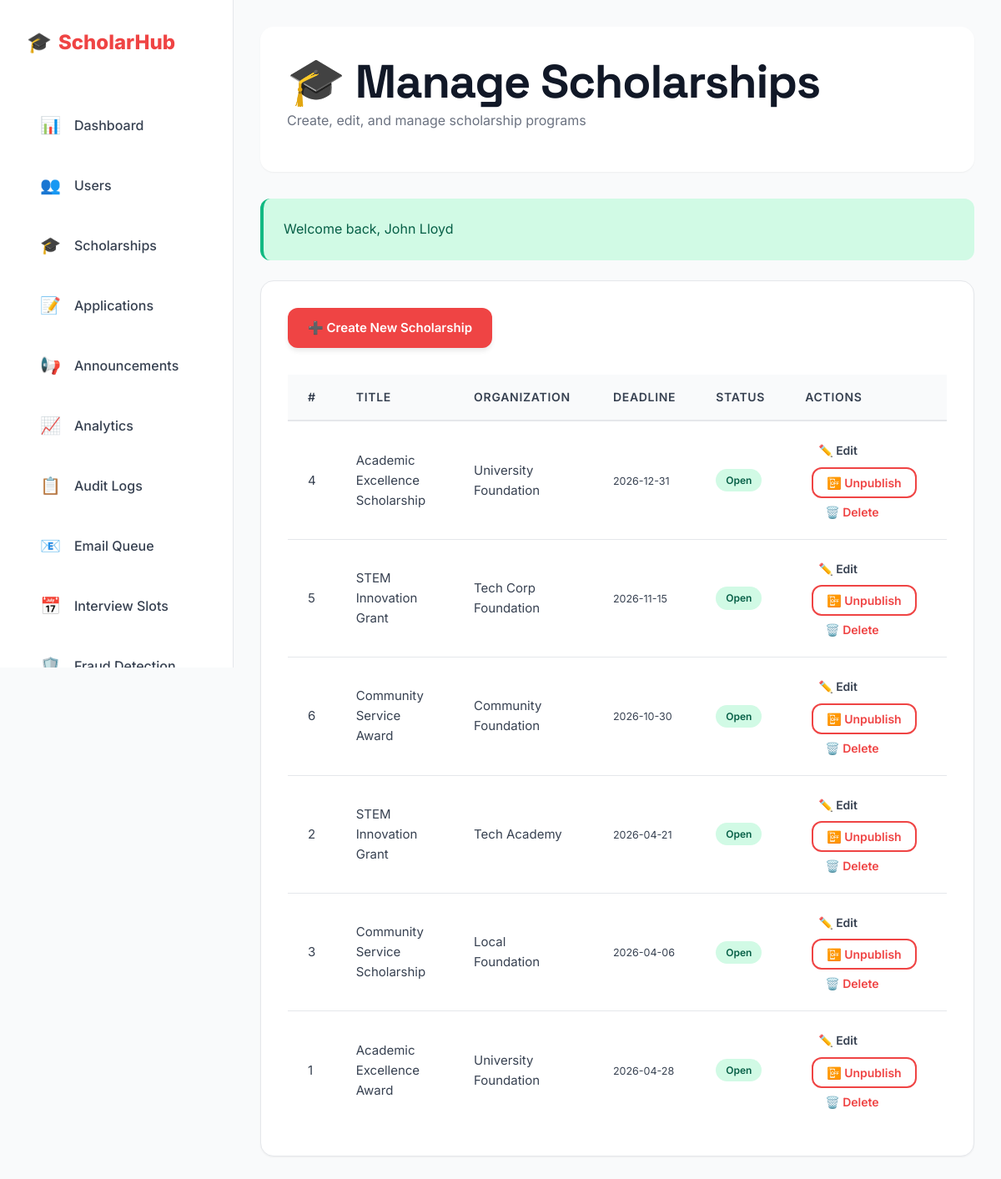
Screenshot of /staff/scholarships_manage.php (signed in) with the database file from the repository.
### tables this page shows
CREATE TABLE `scholarships` (
  `id` int(11) NOT NULL,
  `title` varchar(255) NOT NULL,
  `description` text NOT NULL,
  `organization` varchar(150) NOT NULL,
  `eligibility_requirements` text DEFAULT NULL,
  `renewal_requirements` text DEFAULT NULL,
  `amount` decimal(12,2) NOT NULL CHECK (`amount` > 0),
  `deadline` date NOT NULL,
  `status` enum('open','closed','cancelled') DEFAULT 'open',
  `created_by` int(11) NOT NULL,
  `created_at` datetime DEFAULT current_timestamp(),
  `updated_at` datetime DEFAULT current_timestamp() ON UPDATE current_timestamp()
);

### staff/scholarships_manage.php (the view, shortened to what this page needs)
<?php
$pdo = getPDO();
$stmt = $pdo->query('SELECT * FROM scholarships ORDER BY created_at DESC');
$schs = $stmt->fetchAll(PDO::FETCH_ASSOC);
?>
<?php
require_once __DIR__ . '/../includes/modern-header.php';
require_once __DIR__ . '/../includes/modern-sidebar.php';
?>
<div class="page-header">
  <h1>🎓 Manage Scholarships</h1>
  <p class="text-muted">Create, edit, and manage scholarship programs</p>
</div>
<?php if (!empty($_SESSION['success'])): ?>
  <div class="alert alert-success"><?= htmlspecialchars($_SESSION['success']); unset($_SESSION['success']); ?></div>
<?php endif; ?>
<div class="content-card">
  <div style="margin-bottom:var(--space-xl)">
    <a class="btn btn-primary" href="scholarship_form.php">➕ Create New Scholarship</a>
  </div>
  <table class="modern-table">
    <thead><tr><th>#</th><th>Title</th><th>Organization</th><th>Deadline</th><th>Status</th><th>Actions</th></tr></thead>
    <tbody>
      <?php foreach($schs as $s): ?>
        <tr>
          <td><?= (int)$s['id'] ?></td>
          <td><?= htmlspecialchars($s['title']) ?></td>
          <td><?= htmlspecialchars($s['organization'] ?? '') ?></td>
          <td><small><?= htmlspecialchars($s['deadline'] ?? '—') ?></small></td>
          <td><span class="status-badge status-<?= strtolower($s['status'] ?? 'pending') ?>"><?= htmlspecialchars(ucfirst($s['status'] ?? '')) ?></span></td>
          <td>
            <a class="btn btn-ghost btn-sm" href="scholarship_form.php?id=<?= (int)$s['id'] ?>">✏️ Edit</a>
            <form method="post" style="display:inline-block;margin-left:var(--space-sm)">
              <?php if (($s['status'] ?? '')==='open'): ?>
                <button class="btn btn-secondary btn-sm" name="action" value="unpublish">📴 Unpublish</button>
              <?php else: ?>
                <button class="btn btn-primary btn-sm" name="action" value="publish">📢 Publish</button>
              <?php endif; ?>
            </form>
            <form method="post" style="display:inline-block;margin-left:var(--space-sm)" onsubmit="return confirm('Delete this scholarship?');">
              <button class="btn btn-ghost btn-sm" name="action" value="delete" style="color:var(--red-primary)">🗑️ Delete</button>
            </form>
          </td>
        </tr>
      <?php endforeach; ?>
    </tbody>
  </table>
</div>
<?php require_once __DIR__ . '/../includes/modern-footer.php'; ?>

### assets/modern-theme.css (style rules this page uses)
:root { --red-primary: #ef4444; --red-dark: #dc2626; --red-darker: #b91c1c; --red-light: #f87171; --red-lighter: #fca5a5; --red-pale: #fee2e2; --red-ghost: #fef2f2; --white: #ffffff; --gray-50: #f9fafb; --gray-100: #f3f4f6; --gray-200: #e5e7eb; --gray-300: #d1d5db; --gray-400: #9ca3af; --gray-500: #6b7280; --gray-600: #4b5563; --gray-700: #374151; --gray-800: #1f2937; --gray-900: #111827; --success: #10b981; --warning: #f59e0b; --error: var(--red-primary); --info: #3b82f6; --space-xs: 0.25rem; --space-sm: 0.5rem; --space-md: 1rem; --space-lg: 1.5rem; --space-xl: 2rem; --space-2xl: 3rem; --space-3xl: 4rem; --radius-sm: 0.375rem; --radius-md: 0.5rem; --radius-lg: 0.75rem; --radius-xl: 1rem; --radius-2xl: 1.5rem; --radius-full: 9999px; --shadow-sm: 0 1px 2px 0 rgba(0, 0, 0, 0.05); --shadow-md: 0 4px 6px -1px rgba(0, 0, 0, 0.1); --shadow-lg: 0 10px 15px -3px rgba(0, 0, 0, 0.1); --shadow-xl: 0 20px 25px -5px rgba(0, 0, 0, 0.1); --shadow-red: 0 10px 25px -5px rgba(239, 68, 68, 0.2); --font-sans: 'Inter', -apple-system, BlinkMacSystemFont, 'Segoe UI', system-ui, sans-serif; --font-display: 'Space Grotesk', var(--font-sans); }
* { margin: 0; padding: 0; box-sizing: border-box; }
html { font-size: 16px; -webkit-font-smoothing: antialiased; -moz-osx-font-smoothing: grayscale; }
body { font-family: var(--font-sans); color: var(--gray-900); background: var(--white); line-height: 1.6; overflow-x: hidden; }
h1, h2, h3, h4, h5, h6 { font-weight: 700; line-height: 1.2; letter-spacing: -0.02em; color: var(--gray-900); }
h1 { font-size: clamp(2rem, 5vw, 3.5rem); font-family: var(--font-display); }
p { color: var(--gray-600); line-height: 1.7; margin-bottom: var(--space-md); }
a { color: var(--red-primary); text-decoration: none; transition: color 0.2s ease; }
.btn { display: inline-flex; align-items: center; justify-content: center; gap: var(--space-sm); padding: 0.75rem 1.5rem; font-size: 0.9375rem; font-weight: 600; border-radius: var(--radius-lg); border: none; cursor: pointer; transition: all 0.2s ease; font-family: inherit; text-decoration: none; white-space: nowrap; }
.btn-primary { background: var(--red-primary); color: var(--white); box-shadow: var(--shadow-md); }
.btn-secondary { background: var(--white); color: var(--red-primary); border: 2px solid var(--red-primary); }
.btn-ghost { background: transparent; color: var(--gray-700); }
.btn-sm { padding: 0.5rem 1rem; font-size: 0.875rem; }
.alert { padding: var(--space-lg); border-radius: var(--radius-lg); border-left: 4px solid; margin-bottom: var(--space-lg); }
.alert-success { background: #d1fae5; border-color: var(--success); color: #065f46; }
.text-muted { color: var(--gray-500); }
.modern-table { width: 100%; border-collapse: collapse; font-size: 0.9375rem; }
.modern-table thead { background: var(--gray-50); border-bottom: 2px solid var(--gray-200); }
.modern-table th { padding: var(--space-md) var(--space-lg); text-align: left; font-weight: 600; color: var(--gray-700); font-size: 0.875rem; text-transform: uppercase; letter-spacing: 0.05em; }
.modern-table td { padding: var(--space-md) var(--space-lg); border-bottom: 1px solid var(--gray-200); color: var(--gray-700); }
.modern-table tbody tr { transition: background 0.2s ease; }
.modern-table tbody tr:last-child td { border-bottom: none; }
.status-badge { display: inline-flex; align-items: center; padding: 0.25rem 0.75rem; border-radius: var(--radius-full); font-size: 0.75rem; font-weight: 600; text-transform: capitalize; }
.status-open { background: #d1fae5; color: #065f46; }

### includes/modern-sidebar.php (style rules this page uses)
body { background: var(--gray-50); }
.page-header { background: var(--white); border-radius: var(--radius-xl); padding: var(--space-xl); margin-bottom: var(--space-xl); box-shadow: var(--shadow-sm); }
.content-card { background: var(--white); border-radius: var(--radius-xl); padding: var(--space-xl); box-shadow: var(--shadow-sm); border: 1px solid var(--gray-200); }

### rows the page displays
scholarships: id "4", title "Academic Excellence Scholarship", organization "University Foundation", deadline "2026-12-31", status "Open", shows "📴 Unpublish"
scholarships: id "5", title "STEM Innovation Grant", organization "Tech Corp Foundation", deadline "2026-11-15", status "Open", shows "📴 Unpublish"
scholarships: id "6", title "Community Service Award", organization "Community Foundation", deadline "2026-10-30", status "Open", shows "📴 Unpublish"
scholarships: id "2", title "STEM Innovation Grant", organization "Tech Academy", deadline "2026-04-21", status "Open", shows "📴 Unpublish"
scholarships: id "3", title "Community Service Scholarship", organization "Local Foundation", deadline "2026-04-06", status "Open", shows "📴 Unpublish"
scholarships: id "1", title "Academic Excellence Award", organization "University Foundation", deadline "2026-04-28", status "Open", shows "📴 Unpublish"

### other values shown
$_SESSION['success'] "Welcome back, John Lloyd"
